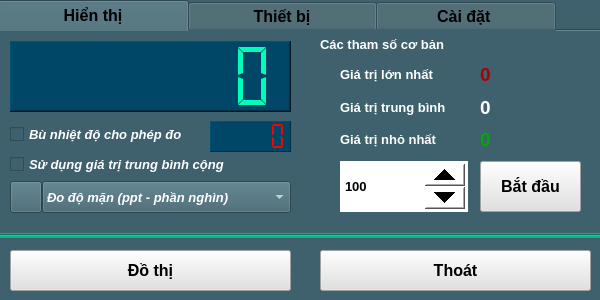
<?xml version="1.0" encoding="UTF-8"?>
<ui version="4.0">
 <class>Sensor_SEN0109</class>
 <widget class="QWidget" name="Sensor_SEN0109">
  <property name="geometry">
   <rect>
    <x>0</x>
    <y>0</y>
    <width>600</width>
    <height>300</height>
   </rect>
  </property>
  <property name="windowTitle">
   <string>Form</string>
  </property>
  <property name="windowIcon">
   <iconset resource="../image.qrc">
    <normaloff>:/image/SAS0109_Icon.jpg</normaloff>:/image/SAS0109_Icon.jpg</iconset>
  </property>
  <property name="styleSheet">
   <string notr="true">background-color: rgb(62, 97, 109);</string>
  </property>
  <widget class="QTabWidget" name="tabWidget">
   <property name="geometry">
    <rect>
     <x>-2</x>
     <y>0</y>
     <width>607</width>
     <height>238</height>
    </rect>
   </property>
   <property name="font">
    <font>
     <pointsize>12</pointsize>
     <bold>true</bold>
    </font>
   </property>
   <property name="styleSheet">
    <string notr="true">background-color: rgb(62, 97, 109);</string>
   </property>
   <property name="currentIndex">
    <number>0</number>
   </property>
   <property name="elideMode">
    <enum>Qt::ElideNone</enum>
   </property>
   <widget class="QWidget" name="tab_Infor_2">
    <attribute name="title">
     <string>            Hiển thị            </string>
    </attribute>
    <widget class="QWidget" name="verticalLayoutWidget_6">
     <property name="geometry">
      <rect>
       <x>340</x>
       <y>30</y>
       <width>128</width>
       <height>92</height>
      </rect>
     </property>
     <layout class="QVBoxLayout" name="verticalLayout_6">
      <item>
       <widget class="QLabel" name="label_8">
        <property name="font">
         <font>
          <pointsize>10</pointsize>
          <bold>true</bold>
         </font>
        </property>
        <property name="styleSheet">
         <string notr="true">color: rgb(255, 255, 255);</string>
        </property>
        <property name="text">
         <string>Giá trị lớn nhất</string>
        </property>
       </widget>
      </item>
      <item>
       <widget class="QLabel" name="label_9">
        <property name="font">
         <font>
          <pointsize>10</pointsize>
          <bold>true</bold>
         </font>
        </property>
        <property name="styleSheet">
         <string notr="true">color: rgb(255, 255, 255);</string>
        </property>
        <property name="text">
         <string>Giá trị trung bình</string>
        </property>
       </widget>
      </item>
      <item>
       <widget class="QLabel" name="label_10">
        <property name="font">
         <font>
          <pointsize>10</pointsize>
          <bold>true</bold>
         </font>
        </property>
        <property name="styleSheet">
         <string notr="true">color: rgb(255, 255, 255);</string>
        </property>
        <property name="text">
         <string>Giá trị nhỏ nhất</string>
        </property>
       </widget>
      </item>
     </layout>
    </widget>
    <widget class="QWidget" name="verticalLayoutWidget_7">
     <property name="geometry">
      <rect>
       <x>480</x>
       <y>30</y>
       <width>101</width>
       <height>92</height>
      </rect>
     </property>
     <layout class="QVBoxLayout" name="verticalLayout_7">
      <item>
       <widget class="QLabel" name="label_ValueMax">
        <property name="font">
         <font>
          <pointsize>14</pointsize>
          <bold>true</bold>
         </font>
        </property>
        <property name="styleSheet">
         <string notr="true">color: rgb(170, 0, 0);</string>
        </property>
        <property name="text">
         <string>0</string>
        </property>
       </widget>
      </item>
      <item>
       <widget class="QLabel" name="label_ValueAvg">
        <property name="font">
         <font>
          <pointsize>14</pointsize>
          <bold>true</bold>
         </font>
        </property>
        <property name="styleSheet">
         <string notr="true">color: rgb(255, 255, 255);</string>
        </property>
        <property name="text">
         <string>0</string>
        </property>
       </widget>
      </item>
      <item>
       <widget class="QLabel" name="label_ValueMin">
        <property name="font">
         <font>
          <pointsize>14</pointsize>
          <bold>true</bold>
         </font>
        </property>
        <property name="styleSheet">
         <string notr="true">color: rgb(0, 170, 0);</string>
        </property>
        <property name="text">
         <string>0</string>
        </property>
       </widget>
      </item>
     </layout>
    </widget>
    <widget class="QLCDNumber" name="lcdNumber_Value">
     <property name="geometry">
      <rect>
       <x>10</x>
       <y>10</y>
       <width>281</width>
       <height>71</height>
      </rect>
     </property>
     <property name="styleSheet">
      <string notr="true">background-color: rgb(0, 70, 102);
color: rgb(0, 254, 186);</string>
     </property>
     <property name="frameShape">
      <enum>QFrame::WinPanel</enum>
     </property>
     <property name="lineWidth">
      <number>1</number>
     </property>
     <property name="smallDecimalPoint">
      <bool>false</bool>
     </property>
     <property name="digitCount">
      <number>7</number>
     </property>
     <property name="segmentStyle">
      <enum>QLCDNumber::Flat</enum>
     </property>
     <property name="value" stdset="0">
      <double>0.000000000000000</double>
     </property>
     <property name="intValue" stdset="0">
      <number>0</number>
     </property>
    </widget>
    <widget class="QSpinBox" name="spinBox_setSample">
     <property name="geometry">
      <rect>
       <x>340</x>
       <y>130</y>
       <width>128</width>
       <height>51</height>
      </rect>
     </property>
     <property name="font">
      <font>
       <pointsize>10</pointsize>
       <bold>true</bold>
      </font>
     </property>
     <property name="styleSheet">
      <string notr="true">QSpinBox
{
background-color: rgb(255, 255, 255);
color: rgb(0, 0, 0);
}
QSpinBox::up-button
{
    min-width:40px;
    min-height: 20px;
}
QSpinBox::down-button
{
    min-width: 40px;
    min-height: 20px;
}
</string>
     </property>
     <property name="minimum">
      <number>1</number>
     </property>
     <property name="maximum">
      <number>9999999</number>
     </property>
     <property name="value">
      <number>100</number>
     </property>
    </widget>
    <widget class="QPushButton" name="pushButton_getSamples">
     <property name="geometry">
      <rect>
       <x>480</x>
       <y>130</y>
       <width>101</width>
       <height>51</height>
      </rect>
     </property>
     <property name="font">
      <font>
       <pointsize>12</pointsize>
       <bold>true</bold>
      </font>
     </property>
     <property name="styleSheet">
      <string notr="true">background-color: rgb(225, 225, 225);</string>
     </property>
     <property name="text">
      <string>Bắt đầu</string>
     </property>
    </widget>
    <widget class="QLabel" name="label_sampleInfo">
     <property name="geometry">
      <rect>
       <x>320</x>
       <y>0</y>
       <width>261</width>
       <height>26</height>
      </rect>
     </property>
     <property name="font">
      <font>
       <pointsize>10</pointsize>
       <bold>true</bold>
      </font>
     </property>
     <property name="styleSheet">
      <string notr="true">color: rgb(255, 255, 255);</string>
     </property>
     <property name="text">
      <string>Các tham số cơ bản</string>
     </property>
    </widget>
    <widget class="QCheckBox" name="checkBox_setMathAvg">
     <property name="geometry">
      <rect>
       <x>10</x>
       <y>120</y>
       <width>281</width>
       <height>27</height>
      </rect>
     </property>
     <property name="font">
      <font>
       <pointsize>10</pointsize>
       <italic>true</italic>
       <bold>true</bold>
      </font>
     </property>
     <property name="styleSheet">
      <string notr="true">color: rgb(255, 255, 255);</string>
     </property>
     <property name="text">
      <string>Sử dụng giá trị trung bình cộng</string>
     </property>
    </widget>
    <widget class="QFrame" name="frame">
     <property name="geometry">
      <rect>
       <x>10</x>
       <y>150</y>
       <width>291</width>
       <height>41</height>
      </rect>
     </property>
     <property name="styleSheet">
      <string notr="true">background-color: rgb(62, 97, 109);</string>
     </property>
     <property name="frameShape">
      <enum>QFrame::NoFrame</enum>
     </property>
     <property name="frameShadow">
      <enum>QFrame::Raised</enum>
     </property>
     <widget class="QComboBox" name="comboBox_Unit">
      <property name="geometry">
       <rect>
        <x>32</x>
        <y>0</y>
        <width>249</width>
        <height>32</height>
       </rect>
      </property>
      <property name="font">
       <font>
        <pointsize>10</pointsize>
        <italic>true</italic>
        <bold>true</bold>
       </font>
      </property>
      <property name="styleSheet">
       <string notr="true">color: rgb(255, 255, 255);</string>
      </property>
      <item>
       <property name="text">
        <string>Đo độ mặn (ppt - phần nghìn)</string>
       </property>
      </item>
      <item>
       <property name="text">
        <string>Đo độ mặn (ppm - phần triệu)</string>
       </property>
      </item>
     </widget>
     <widget class="QPushButton" name="pushButton">
      <property name="geometry">
       <rect>
        <x>0</x>
        <y>0</y>
        <width>32</width>
        <height>32</height>
       </rect>
      </property>
      <property name="styleSheet">
       <string notr="true"/>
      </property>
      <property name="text">
       <string/>
      </property>
      <property name="icon">
       <iconset resource="../image.qrc">
        <normaloff>:/image/SAS0109_Icon.jpg</normaloff>:/image/SAS0109_Icon.jpg</iconset>
      </property>
      <property name="iconSize">
       <size>
        <width>32</width>
        <height>32</height>
       </size>
      </property>
     </widget>
    </widget>
    <widget class="QCheckBox" name="checkBox_setTemperature">
     <property name="geometry">
      <rect>
       <x>10</x>
       <y>90</y>
       <width>201</width>
       <height>27</height>
      </rect>
     </property>
     <property name="font">
      <font>
       <pointsize>10</pointsize>
       <italic>true</italic>
       <bold>true</bold>
      </font>
     </property>
     <property name="styleSheet">
      <string notr="true">color: rgb(255, 255, 255);
background-color: rgb(62, 97, 109);</string>
     </property>
     <property name="text">
      <string>Bù nhiệt độ cho phép đo</string>
     </property>
     <property name="checked">
      <bool>false</bool>
     </property>
    </widget>
    <widget class="QLCDNumber" name="lcdNumber_Temp">
     <property name="geometry">
      <rect>
       <x>210</x>
       <y>90</y>
       <width>81</width>
       <height>31</height>
      </rect>
     </property>
     <property name="styleSheet">
      <string notr="true">color: rgb(255, 0, 0);
background-color: rgb(0, 70, 102);</string>
     </property>
     <property name="frameShape">
      <enum>QFrame::Panel</enum>
     </property>
     <property name="lineWidth">
      <number>1</number>
     </property>
     <property name="smallDecimalPoint">
      <bool>false</bool>
     </property>
     <property name="digitCount">
      <number>5</number>
     </property>
     <property name="segmentStyle">
      <enum>QLCDNumber::Flat</enum>
     </property>
     <property name="value" stdset="0">
      <double>0.000000000000000</double>
     </property>
     <property name="intValue" stdset="0">
      <number>0</number>
     </property>
    </widget>
   </widget>
   <widget class="QWidget" name="tab_4">
    <attribute name="title">
     <string>            Thiết bị            </string>
    </attribute>
    <widget class="QWidget" name="verticalLayoutWidget_8">
     <property name="geometry">
      <rect>
       <x>150</x>
       <y>10</y>
       <width>291</width>
       <height>101</height>
      </rect>
     </property>
     <layout class="QVBoxLayout" name="verticalLayout_8">
      <item>
       <widget class="QLabel" name="label_Name">
        <property name="font">
         <font>
          <pointsize>10</pointsize>
         </font>
        </property>
        <property name="styleSheet">
         <string notr="true">color: rgb(255, 255, 255);</string>
        </property>
        <property name="text">
         <string/>
        </property>
       </widget>
      </item>
      <item>
       <widget class="QLabel" name="label_Address">
        <property name="font">
         <font>
          <pointsize>10</pointsize>
         </font>
        </property>
        <property name="styleSheet">
         <string notr="true">color: rgb(255, 255, 255);</string>
        </property>
        <property name="text">
         <string/>
        </property>
       </widget>
      </item>
      <item>
       <widget class="QLabel" name="label_SerialNumber">
        <property name="font">
         <font>
          <pointsize>10</pointsize>
         </font>
        </property>
        <property name="styleSheet">
         <string notr="true">color: rgb(255, 255, 255);</string>
        </property>
        <property name="text">
         <string/>
        </property>
       </widget>
      </item>
     </layout>
    </widget>
    <widget class="QWidget" name="verticalLayoutWidget_9">
     <property name="geometry">
      <rect>
       <x>10</x>
       <y>10</y>
       <width>111</width>
       <height>131</height>
      </rect>
     </property>
     <layout class="QVBoxLayout" name="verticalLayout_9">
      <item>
       <widget class="QLabel" name="label_13">
        <property name="font">
         <font>
          <pointsize>10</pointsize>
          <bold>true</bold>
         </font>
        </property>
        <property name="styleSheet">
         <string notr="true">color: rgb(255, 255, 255);</string>
        </property>
        <property name="text">
         <string>Tên thiết bị:</string>
        </property>
       </widget>
      </item>
      <item>
       <widget class="QLabel" name="label_14">
        <property name="font">
         <font>
          <pointsize>10</pointsize>
          <bold>true</bold>
         </font>
        </property>
        <property name="styleSheet">
         <string notr="true">color: rgb(255, 255, 255);</string>
        </property>
        <property name="text">
         <string>Địa chỉ:</string>
        </property>
       </widget>
      </item>
      <item>
       <widget class="QLabel" name="label_18">
        <property name="font">
         <font>
          <pointsize>10</pointsize>
          <bold>true</bold>
         </font>
        </property>
        <property name="styleSheet">
         <string notr="true">color: rgb(255, 255, 255);</string>
        </property>
        <property name="text">
         <string>Mã sê-ri:</string>
        </property>
       </widget>
      </item>
      <item>
       <widget class="QLabel" name="label_19">
        <property name="font">
         <font>
          <pointsize>10</pointsize>
          <bold>true</bold>
         </font>
        </property>
        <property name="styleSheet">
         <string notr="true">color: rgb(255, 255, 255);</string>
        </property>
        <property name="text">
         <string>Mô tả:</string>
        </property>
       </widget>
      </item>
     </layout>
    </widget>
    <widget class="QWidget" name="verticalLayoutWidget_10">
     <property name="geometry">
      <rect>
       <x>150</x>
       <y>110</y>
       <width>291</width>
       <height>61</height>
      </rect>
     </property>
     <layout class="QVBoxLayout" name="verticalLayout_10">
      <item>
       <widget class="QLabel" name="label_Description">
        <property name="font">
         <font>
          <pointsize>10</pointsize>
         </font>
        </property>
        <property name="styleSheet">
         <string notr="true">color: rgb(255, 255, 255);</string>
        </property>
        <property name="text">
         <string/>
        </property>
        <property name="alignment">
         <set>Qt::AlignLeading|Qt::AlignLeft|Qt::AlignTop</set>
        </property>
       </widget>
      </item>
     </layout>
    </widget>
   </widget>
   <widget class="QWidget" name="tab_6">
    <attribute name="title">
     <string>           Cài đặt            </string>
    </attribute>
    <widget class="QLabel" name="label_23">
     <property name="geometry">
      <rect>
       <x>277</x>
       <y>40</y>
       <width>41</width>
       <height>22</height>
      </rect>
     </property>
     <property name="font">
      <font>
       <pointsize>10</pointsize>
       <bold>true</bold>
      </font>
     </property>
     <property name="styleSheet">
      <string notr="true">color: rgb(255, 255, 255);</string>
     </property>
     <property name="text">
      <string>(ms)</string>
     </property>
    </widget>
    <widget class="QLabel" name="label_24">
     <property name="geometry">
      <rect>
       <x>20</x>
       <y>40</y>
       <width>141</width>
       <height>22</height>
      </rect>
     </property>
     <property name="font">
      <font>
       <pointsize>10</pointsize>
       <bold>true</bold>
      </font>
     </property>
     <property name="styleSheet">
      <string notr="true">color: rgb(255, 255, 255);</string>
     </property>
     <property name="text">
      <string>Thời gian lấy mẫu :</string>
     </property>
    </widget>
    <widget class="QPushButton" name="pushButton_SetSampleTime">
     <property name="geometry">
      <rect>
       <x>360</x>
       <y>20</y>
       <width>201</width>
       <height>61</height>
      </rect>
     </property>
     <property name="font">
      <font>
       <pointsize>12</pointsize>
       <bold>true</bold>
      </font>
     </property>
     <property name="styleSheet">
      <string notr="true">background-color: rgb(225, 225, 225);</string>
     </property>
     <property name="text">
      <string>Cài đặt</string>
     </property>
    </widget>
    <widget class="QSpinBox" name="spinBox_SampleTime">
     <property name="geometry">
      <rect>
       <x>160</x>
       <y>10</y>
       <width>111</width>
       <height>81</height>
      </rect>
     </property>
     <property name="font">
      <font>
       <pointsize>10</pointsize>
       <bold>true</bold>
      </font>
     </property>
     <property name="styleSheet">
      <string notr="true">QSpinBox
{
background-color: rgb(255, 255, 255);
color: rgb(0, 0, 0);
}
QSpinBox::up-button
{
    min-width:40px;
    min-height: 20px;
}
QSpinBox::down-button
{
    min-width: 40px;
    min-height: 20px;
}
</string>
     </property>
     <property name="minimum">
      <number>10</number>
     </property>
     <property name="maximum">
      <number>9999999</number>
     </property>
     <property name="value">
      <number>100</number>
     </property>
    </widget>
    <widget class="Line" name="line_2">
     <property name="geometry">
      <rect>
       <x>210</x>
       <y>110</y>
       <width>101</width>
       <height>16</height>
      </rect>
     </property>
     <property name="orientation">
      <enum>Qt::Horizontal</enum>
     </property>
    </widget>
    <widget class="QPushButton" name="pushButton_Calib">
     <property name="geometry">
      <rect>
       <x>360</x>
       <y>140</y>
       <width>201</width>
       <height>51</height>
      </rect>
     </property>
     <property name="font">
      <font>
       <pointsize>12</pointsize>
       <bold>true</bold>
      </font>
     </property>
     <property name="styleSheet">
      <string notr="true">background-color: rgb(225, 225, 225);</string>
     </property>
     <property name="text">
      <string>Hiệu chuẩn</string>
     </property>
    </widget>
    <widget class="QLabel" name="label_25">
     <property name="geometry">
      <rect>
       <x>320</x>
       <y>100</y>
       <width>151</width>
       <height>22</height>
      </rect>
     </property>
     <property name="font">
      <font>
       <pointsize>10</pointsize>
       <bold>true</bold>
      </font>
     </property>
     <property name="styleSheet">
      <string notr="true">color: rgb(255, 255, 255);</string>
     </property>
     <property name="text">
      <string>Hiệu chuẩn thiết bị </string>
     </property>
    </widget>
    <widget class="QPushButton" name="pushButton_SetZero">
     <property name="geometry">
      <rect>
       <x>70</x>
       <y>140</y>
       <width>201</width>
       <height>51</height>
      </rect>
     </property>
     <property name="font">
      <font>
       <pointsize>12</pointsize>
       <bold>true</bold>
      </font>
     </property>
     <property name="styleSheet">
      <string notr="true">background-color: rgb(225, 225, 225);</string>
     </property>
     <property name="text">
      <string>Thiết lập điểm 0 (Zero)</string>
     </property>
    </widget>
    <widget class="QLabel" name="label_26">
     <property name="geometry">
      <rect>
       <x>20</x>
       <y>100</y>
       <width>181</width>
       <height>22</height>
      </rect>
     </property>
     <property name="font">
      <font>
       <pointsize>10</pointsize>
       <bold>true</bold>
      </font>
     </property>
     <property name="styleSheet">
      <string notr="true">color: rgb(255, 255, 255);</string>
     </property>
     <property name="text">
      <string>Thiết lập điểm tham chiếu</string>
     </property>
    </widget>
    <widget class="Line" name="line_3">
     <property name="geometry">
      <rect>
       <x>460</x>
       <y>110</y>
       <width>101</width>
       <height>16</height>
      </rect>
     </property>
     <property name="orientation">
      <enum>Qt::Horizontal</enum>
     </property>
    </widget>
    <widget class="QLabel" name="label_calibInfo">
     <property name="geometry">
      <rect>
       <x>330</x>
       <y>120</y>
       <width>241</width>
       <height>22</height>
      </rect>
     </property>
     <property name="font">
      <font>
       <pointsize>10</pointsize>
       <italic>true</italic>
       <bold>true</bold>
      </font>
     </property>
     <property name="styleSheet">
      <string notr="true">color: rgb(255, 255, 127);</string>
     </property>
     <property name="text">
      <string>(chưa hiệu chuẩn)</string>
     </property>
    </widget>
   </widget>
  </widget>
  <widget class="Line" name="line">
   <property name="geometry">
    <rect>
     <x>-3</x>
     <y>233</y>
     <width>605</width>
     <height>5</height>
    </rect>
   </property>
   <property name="styleSheet">
    <string notr="true">background-color: rgb(12, 179, 136);</string>
   </property>
   <property name="frameShadow">
    <enum>QFrame::Sunken</enum>
   </property>
   <property name="orientation">
    <enum>Qt::Horizontal</enum>
   </property>
  </widget>
  <widget class="QPushButton" name="pushButton_ChartZoom">
   <property name="geometry">
    <rect>
     <x>10</x>
     <y>250</y>
     <width>281</width>
     <height>41</height>
    </rect>
   </property>
   <property name="font">
    <font>
     <pointsize>12</pointsize>
     <bold>true</bold>
    </font>
   </property>
   <property name="styleSheet">
    <string notr="true">background-color: rgb(225, 225, 225);</string>
   </property>
   <property name="text">
    <string>Đồ thị</string>
   </property>
  </widget>
  <widget class="QPushButton" name="pushButton_Exit">
   <property name="geometry">
    <rect>
     <x>320</x>
     <y>250</y>
     <width>271</width>
     <height>41</height>
    </rect>
   </property>
   <property name="font">
    <font>
     <pointsize>12</pointsize>
     <bold>true</bold>
    </font>
   </property>
   <property name="styleSheet">
    <string notr="true">background-color: rgb(225, 225, 225);</string>
   </property>
   <property name="text">
    <string>Thoát</string>
   </property>
  </widget>
 </widget>
 <resources>
  <include location="../image.qrc"/>
 </resources>
 <connections/>
</ui>
